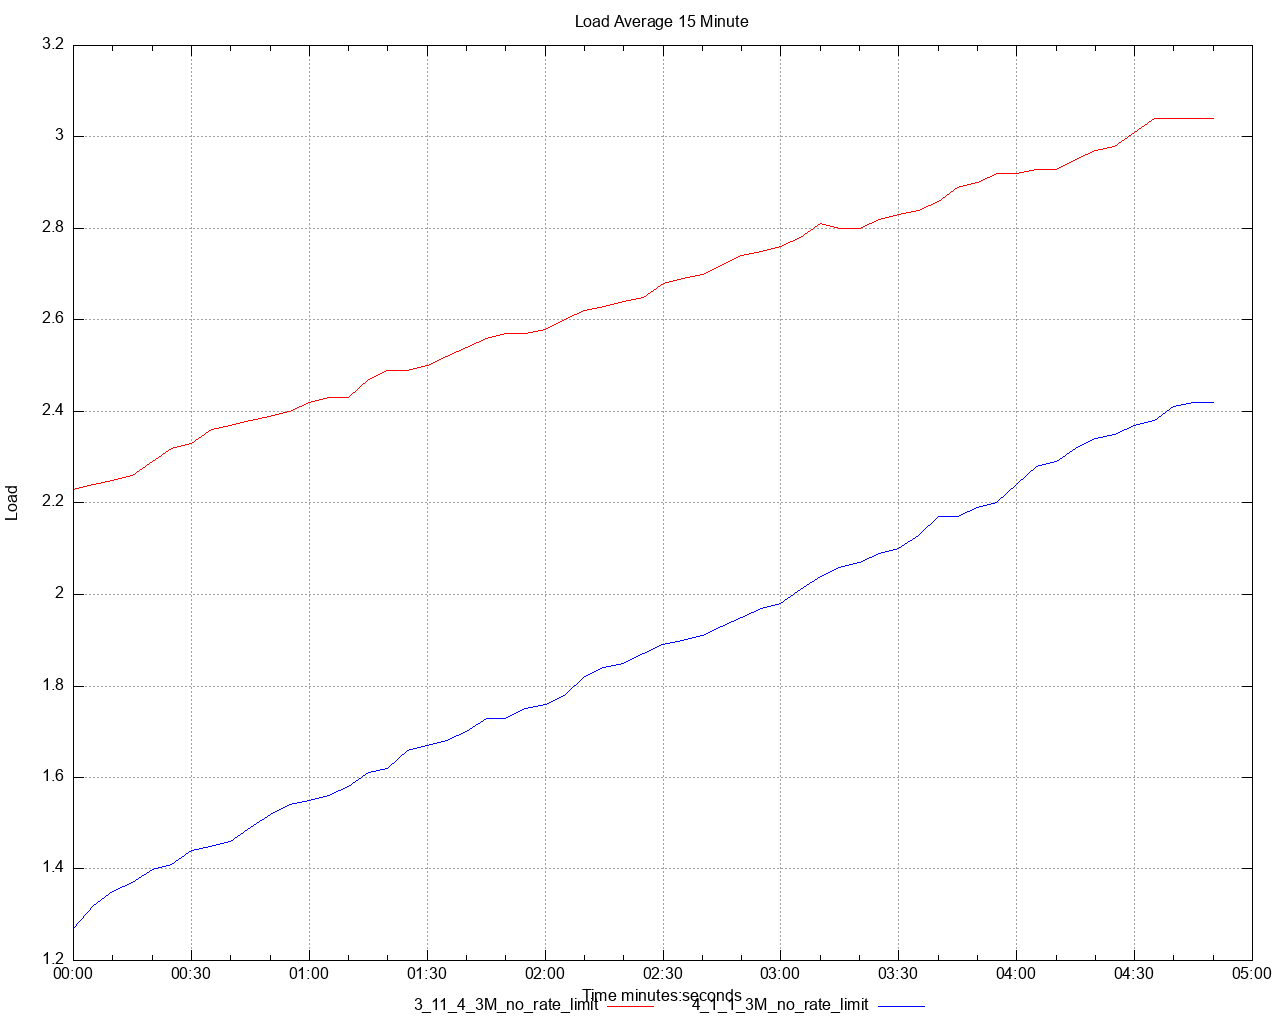

This figure's gnuplot source:
set title 'Load Average 15 Minute' noenhanced
set style data lines
set datafile separator ","
set terminal png size 1280,1024
set grid
set key below
set xdata time
set timefmt "%s"
offset = 0
t0(x)=(offset=($0==0) ? x : offset, x - offset)
set xlabel 'Time minutes:seconds'
set ylabel 'Load'
set output '/Users/ahmet.mircik/simulator/tests/report_3M_no_rate_limit/dstat/load_average_15m_A1.png'
plot \
   '/Users/ahmet.mircik/simulator/tests/report_3M_no_rate_limit/data/load_average_15m_A1_1.data' using (t0(timecolumn(1))):2 title "3_11_4_3M_no_rate_limit" noenhanced lt rgb "red", \
   '/Users/ahmet.mircik/simulator/tests/report_3M_no_rate_limit/data/load_average_15m_A1_2.data' using (t0(timecolumn(1))):2 title "4_1_1_3M_no_rate_limit" noenhanced lt rgb "blue", \
